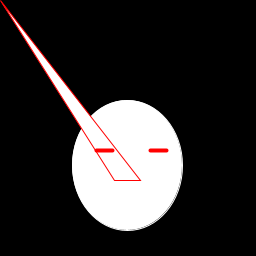
Frame 1 (no input)
Frame 60 (the mouse pressed at the canvas centre just before this capture): identical to frame 1, image omitted
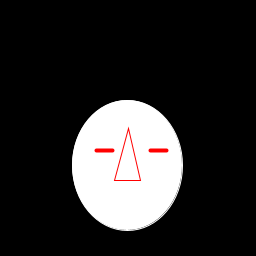
Frame 120 (the mouse held since frame 60 and released just before this capture)

The Processing sketch that drew these frames (run headless with seeded random() and noise(); from frame 60 on, the mouse is pressed at the canvas centre):

// Processing sketch: processing_892
// ── processing_892.pde

Puppet pinocchio;
	   
	   void setup() {
	     size(256,256);
	     background(0);
	     color tempcolor = color(255,0,0);
	     pinocchio = new Puppet(tempcolor);
	   }
	   void draw() {
	     background(0);
	     pinocchio.draw();
	   }
	   class Puppet  {
	     color colore;
	     Puppet(color c_) {
	      colore = c_;	  
	     }
	     void draw () {
	      stroke(255);        
	      strokeWeight(1); 
	      ellipseMode(CORNER);
	      ellipse(72,100,110,130); 
	      stroke(colore);
	      beginShape(TRIANGLES); 
	      vertex(114, 180);
	      vertex(mouseX, mouseY); 
	      vertex(140, 180); 
	      endShape(); 
	      strokeWeight(4);
	      line(96,150,112,150);
	      line(150,150,166,150);
	     }
	   }
	    
